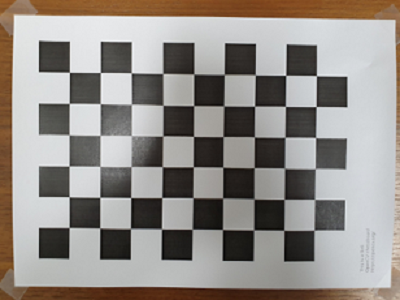
#> input picture cal/cal1.png, 400 x 300 px; its folder holds only this picture in this run
$ python 3D_Reconstruction_With_Feature_Matching.py
#> lines starting #> are read from the running program, lines starting #| are printed output that depends on the picture; long printed decimals are rounded
#!/usr/bin/env python
# coding: utf-8

# # [SWCON336] Robot Sensor Data processing
#
# Professor: Hyo Seok Hwang (hyoseok@khu.ac.kr)
#
# Teaching Assistant: Hee Joon Moon (wilko97@khu.ac.kr)
#
# * 본 실습과제에 대한 질문은 수업도우미 문희준(wilko97@khu.ac.kr)에게 메일 주시면 됩니다.

# # Feature기반 3차원 복원
#
# 본 실습과제에서는 2장의 이미지에서 공통된 특징점들을 SIFT알고리즘을 이용하여 추출한 이후, 이 점들에 대해서 3차원 scene을 복원합니다.<br>
#
#
# # 실습 내용
# - Camera Calibration
# - Feature Matching과 RANSAC을 이용한 Outlier rejection
# - Fundamental Matrix 구하기
# - Fundamental Matrix를 이용한 Essential Matrix 구하기
# - Essential Matrix를 이용한 Camera Pose 추정
# - Triangulation을 이용한 3차원 추정
# - Perspective n-point
# - Bundle Adjustment
#
# # Reference
# - https://cmsc426.github.io/sfm/
# - https://github.com/Ashok93/Structure-From-Motion-SFM-/blob/master/main.py

# # 필요 라이브러리 설치 및 임포트
# 본 과제에서는 Numpy, matplotlib, openCV, open3d를 이용합니다.<br>
# 아래의 코드에서 필요한 라이브러리의 주석을 제거하여 설치하면 됩니다

# pip install numpy # Numpy 설치
# pip install matplotlib # Matplotlib 설치
# pip install opencv-contrib-python opencV # Jupyter notebook에서 opencv를 실행하기 위해 설치합니다
# pip install open3d # 3차원 점들의 시각화를 위한 라이브러리인 open3d를 설치합니다


# Import libraries
import numpy as np
import cv2
import glob
import open3d as o3d
import matplotlib.pyplot as plt

##########################################################################################################
# # Camera Calibration

# - OpenCV Checkerboard: https://docs.opencv.org/4.x/da/d0d/tutorial_camera_calibration_pattern.html
# - OpenCV Calibration: https://docs.opencv.org/3.4/dc/dbb/tutorial_py_calibration.html
# - https://learnopencv.com/camera-calibration-using-opencv/

# In[3]:


# Set directory path (images capturing check pattern)
calibration_dir_path = 'cal/cal*.png'
calibration_images = glob.glob(calibration_dir_path)


# In[4]:


# intrinsic parameters and distortion coefficient
# With these parameter, you can get undistorted image and new intrinsic parameter of them (K_undist)
K = np.array([], dtype=np.float32) # camera intrinsic parameter
dist = np.array([], dtype=np.float32) # distortion coefficient

# new matrix for undistorted intrinsic parameter
K_undist = np.array([], dtype=np.float32)

print(K)


# In[5]:


# termination criteria
criteria = (cv2.TERM_CRITERIA_EPS + cv2.TERM_CRITERIA_MAX_ITER, 24, 0.001)


# In[6]:


# prepare object points, like (0,0,0), (1,0,0), (2,0,0) ....,(6,5,0)
objp = np.zeros((6*9, 3), np.float32)
objp[:,:2] = np.mgrid[0:9,0:6].T.reshape(-1,2)


# In[7]:


# Arrays to store object points and image points from all the images.
objpoints = [] # 3d point in real world space
imgpoints = [] # 2d points in image plane.


# In[8]:


for fname in calibration_images:
    img = cv2.imread(fname)
#> img is the input picture: shape (300, 400, 3); mean B, G, R 137.3, 142.2, 147.4
    gray = cv2.cvtColor(img, cv2.COLOR_BGR2GRAY)
    h, w = img.shape[:2]
#> h = 300; w = 400

    # Find the chess board corners
    ret, corners = cv2.findChessboardCorners(gray, (9, 6), None)
#> ret = True; corners = 54 rows, first 8: [69.33, 72.23], [100.2, 72.52], [131.2, 72.86], [162.8, 73.41], [193.8, 74.03], [224.4, 74.39], [255.4, 75.02], [285.7, 75.25]

    # If found, add object points, image points(after refining them)
    if ret == True:
        objpoints.append(objp)
        corners2 = cv2.cornerSubPix(gray, corners, (1, 1), (-1, -1), criteria)
#> corners2 = 54 rows, first 8: [69.81, 72.46], [101.1, 72.54], [131.5, 73.29], [162.8, 73.41], [193.1, 73.77], [224.4, 74.39], [255.4, 75.02], [285.7, 75.25]
        imgpoints.append(corners)


# In[9]:

# Calibration
ret, K, dist, rvecs, tvecs = cv2.calibrateCamera(objpoints, imgpoints, gray.shape[::-1], None, None)
#> ret = 0.528; K = [[1357.3, 0, 204.4], [0, 1371.8, 139.7], [0, 0, 1]]; dist = [[8.5, -1061.5, 0.00553, -0.0311, 37218.8]]; rvecs = ([0.0637, 0.0315, 0.0109],); tvecs = ([-4.35, -2.16, 44.92],)

# New undistorted intrinsic parameter
K_undist, roi = cv2.getOptimalNewCameraMatrix(K,dist,(w, h),1, (w, h))
#> K_undist = [[1416.4, 0, 201.1], [0, 1386.6, 140.1], [0, 0, 1]]; roi = (68, 38, 272, 203)


# In[10]:


print('1-1. Calibration: K matrix') # Intrinsic parameter K 출력
print(K)
#| [[1.35731847e+03 0.00000000e+00 2.04394299e+02]
#|  [0.00000000e+00 1.37178347e+03 1.39718671e+02]
#|  [0.00000000e+00 0.00000000e+00 1.00000000e+00]]
print('1-2. Calibration: distortion coefficients') # Intrinsic parameter 보정 계수 출력
print(dist)
#| [[ 8.49809346e+00 -1.06151257e+03  5.52699171e-03 -3.10922632e-02
#|    3.72187831e+04]]
print('1-3. Calibration: Undistorted K matrix') # 보정된 Intrinsic parameter K 출력
print(K_undist)
#| [[1.41638424e+03 0.00000000e+00 2.01068441e+02]
#|  [0.00000000e+00 1.38655135e+03 1.40088803e+02]
#|  [0.00000000e+00 0.00000000e+00 1.00000000e+00]]

for fname in calibration_images:
    img = cv2.imread(fname)
    gray = cv2.cvtColor(img, cv2.COLOR_BGR2GRAY)
    h, w = img.shape[:2]
    img_undist = cv2.undistort(gray, K, dist, None, K_undist)


# Set your left and right images
# Image size must be same with calibration Images size(=checkboards Images size)
imgL = cv2.imread('left2.jpg')
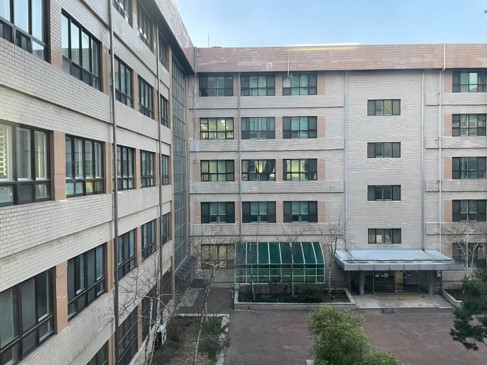
#> input picture Reconstruction_with_Features/left2.jpg, 487 x 365 px
#> imgL is the input picture: shape (365, 487, 3); mean B, G, R 141.1, 139.6, 132.7
imgR = cv2.imread('right2.jpg')
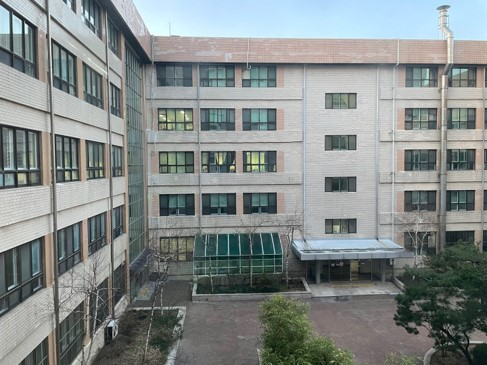
#> input picture Reconstruction_with_Features/right2.jpg, 487 x 365 px
#> imgR is the input picture: shape (365, 487, 3); mean B, G, R 136.9, 137.9, 131.5

# convert to grayscale
grayL = cv2.cvtColor(imgL, cv2.COLOR_BGR2GRAY)
grayR = cv2.cvtColor(imgR, cv2.COLOR_BGR2GRAY)

# Convert to undistorted images
imgLU = np.array([]) # imgLU: undistorted image of imgL
imgRU = np.array([]) # imgRU: undistorted image of imgR
grayLU = np.array([]) # grayLU: undistorted image of grayL
grayRU = np.array([]) # grayRU: undistorted image of grayR

# undistorted images 얻기
imgLU = cv2.undistort(imgL, K, dist, None, K_undist)
imgRU = cv2.undistort(imgR, K, dist, None, K_undist)
grayLU = cv2.undistort(grayL, K, dist, None, K_undist)
grayRU = cv2.undistort(grayR, K, dist, None, K_undist)

# Display Original Image and Undistorted Image
cv2.imshow('original image', grayL)
cv2.waitKey(0)
cv2.imshow('undistorted image', grayLU)
cv2.waitKey(0)
cv2.destroyAllWindows()

# Plot function
# 2개의 좌우 이미지에서 검출된 특징점들을 선들로 이어주어 시각화 하는 함수입니다
def drawlines(img1, img2, lines, pts1, pts2):

    ''' img1 - image on which we draw the epilines for the points in
        img2 lines - corresponding epilines '''

    r, c = img1.shape
    img1 = cv2.cvtColor(img1, cv2.COLOR_GRAY2BGR)
    img2 = cv2.cvtColor(img2, cv2.COLOR_GRAY2BGR)

    for r, pt1, pt2 in zip(lines, pts1, pts2):
        color = tuple(np.random.randint(0, 255, 3).tolist())
        x0, y0 = map(int, [0, -r[2] / r[1]])
        x1, y1 = map(int, [c, -(r[2] + r[0] * c) / r[1]])
        img1 = cv2.line(img1, (x0, y0), (x1, y1), color, 1)
        img1 = cv2.circle(img1, tuple(pt1), 5, color, -1)
        img2 = cv2.circle(img2, tuple(pt2), 5, color, -1)
    return img1, img2

########################################################################################################################
# # Feature matching using SIFT algorithm
########################################################################################################################

# Create SIFT
# sift = cv2.xfeatures2d.SIFT_create() # OpenCV 4.5 미만 버젼 사용중일 시
sift = cv2.SIFT_create() # OpenCV 4.5 이상의 버전 사용중일 시

# Find keypoints and descriptors using SIFT
kp1, des1 = sift.detectAndCompute(imgLU, None)
#> kp1 = 1387 keypoints; strongest (x, y, size): (17, 18, 3.5), (39, 12, 5), (60, 15, 3.8), (15, 27, 4)
kp2, des2 = sift.detectAndCompute(imgRU, None)
#> kp2 = 1482 keypoints; strongest (x, y, size): (15, 24, 3.4), (42, 10, 3.4), (12, 39, 4.1), (65, 5, 2.6)

# FLANN Parameters
FLANN_INDEX_KDTREE = 1
index_params = dict(algorithm=FLANN_INDEX_KDTREE, trees=5)
search_params = dict(checks=50)

# FLANN Matcher
flann = cv2.FlannBasedMatcher(index_params, search_params)

# Matching
matches = flann.knnMatch(des1, des2, k=2)
#> matches = 1387 matches
good = []
pts1 = []
pts2 = []

# Get Matched points under distance's threshold
for i, (m, n) in enumerate(matches):
    if m.distance < 0.8 * n.distance:
        good.append([m])
        pts2.append(kp2[m.trainIdx].pt)
        pts1.append(kp1[m.queryIdx].pt)
#> after the loop, good = 570 matches; pts1 = 570 pairs, first value 2.35 to 436.9, second value 8.44 to 341.8; pts2 = 570 pairs, first value 6.15 to 435.3, second value 5.13 to 337

# Draws the small circles on the locations of keypoints
img_matched = cv2.drawMatchesKnn(imgLU, kp1, imgRU, kp2, good, None, flags=2)
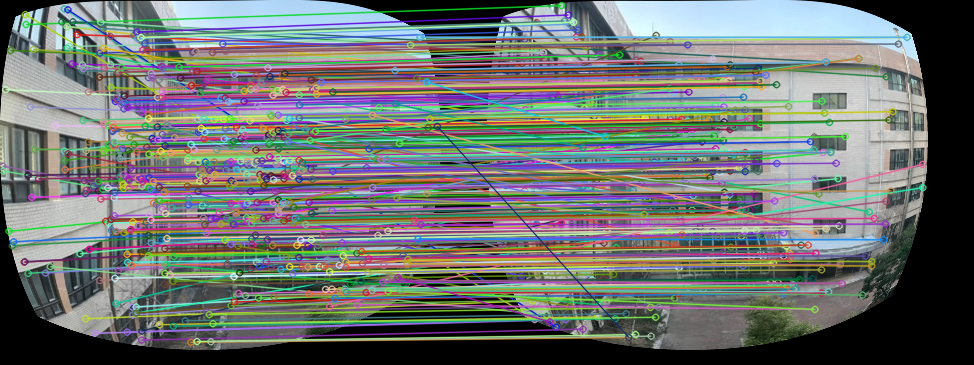
#> img_matched: shape (365, 974, 3); mean B, G, R 112.2, 114.2, 110.2
plt.imshow(img_matched)
plt.show()

# Print number of matched feature points
print('Matched Num:', len(pts1))
#| Matched Num: 570

# Set array for keypoints
pts1 = np.array(pts1)
pts2 = np.array(pts2)
F, mask = cv2.findFundamentalMat(pts1, pts2, cv2.FM_RANSAC)
#> F = [[7.58e-07, -0.000148, 0.0247], [0.000155, -1.63e-06, -0.0395], [-0.0248, 0.032, 1]]; mask = 570 values, max 1 at index 6, min 0 at index 0, mean 0.742

# We select only inlier points
pts1 = pts1[mask.ravel() == 1]
#> pts1 = 423 pairs, first value 13.11 to 416.5, second value 31.67 to 341.8
pts2 = pts2[mask.ravel() == 1]
#> pts2 = 423 pairs, first value 6.92 to 388.3, second value 14.49 to 337

# Find epilines corresponding to points in right image (second image) and drawing its lines on left image
lines1 = cv2.computeCorrespondEpilines(pts2.reshape(-1, 1, 2), 2, F)
#> lines1 = 423 rows, first 8: [0.28, 0.96, -233.1], [0.364, 0.932, -249.7], [0.364, 0.932, -249.7], [0.0388, 0.999, -177.8], [0.0453, 0.999, -179.4], [-0.262, 0.965, -94.7], [-0.498, 0.867, -17.83], [0.0584, 0.998, -182.6]
lines1 = lines1.reshape(-1, 3)
img5, img6 = drawlines(grayLU, grayRU, lines1, np.int32(pts1), np.int32(pts2))
#> the loop in drawlines, `for r, pt1, pt2 in zip(lines, pts1, pts2):` made 423 passes
#> (r, pt1, pt2, color, y0, y1) on passes 1 to 3: ([0.28, 0.96, -233.1], [13, 241], [6, 217], (172, 47, 117), 242, 100), ([0.364, 0.932, -249.7], [23, 261], [14, 234], (192, 67, 251), 268, 77), ([0.364, 0.932, -249.7], [24, 261], [14, 234], (195, 103, 9), 268, 77)
#> after the loop in drawlines, `for r, pt1, pt2 in zip(lines, pts1, pts2):`:
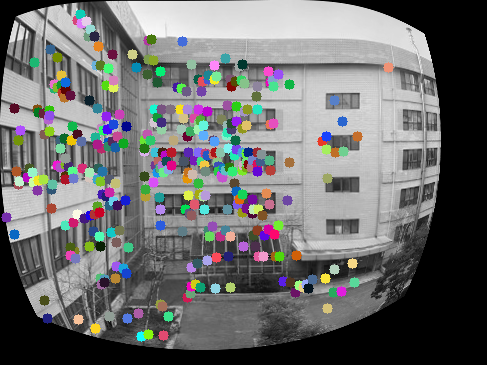
#> img2: shape (365, 487, 3); mean B, G, R 109.7, 109.6, 109

# Find epilines corresponding to points in left image (first image) and drawing its lines on right image
lines2 = cv2.computeCorrespondEpilines(pts1.reshape(-1, 1, 2), 1, F)
#> lines2 = 423 rows, first 8: [-0.28, -0.96, 212.8], [-0.361, -0.932, 225.9], [-0.361, -0.933, 225.9], [-0.0338, -0.999, 166.3], [-0.0505, -0.999, 169.8], [0.251, -0.968, 100.4], [0.48, -0.877, 36.79], [-0.0723, -0.997, 174.3]
lines2 = lines2.reshape(-1, 3)
img3, img4 = drawlines(grayLU, grayRU, lines2, np.int32(pts1), np.int32(pts2))
#> the loop in drawlines (call 2), `for r, pt1, pt2 in zip(lines, pts1, pts2):` made 423 passes
#> (r, pt1, pt2, color, y0, y1) on passes 1 to 3: ([-0.28, -0.96, 212.8], [13, 241], [6, 217], (22, 109, 139), 221, 79), ([-0.361, -0.932, 225.9], [23, 261], [14, 234], (11, 161, 135), 242, 53), ([-0.361, -0.933, 225.9], [24, 261], [14, 234], (119, 26, 48), 242, 53)
#> pass 1, in drawlines (call 2), `img1 = cv2.line(img1, (x0, y0), (x1, y1), color, 1)`:
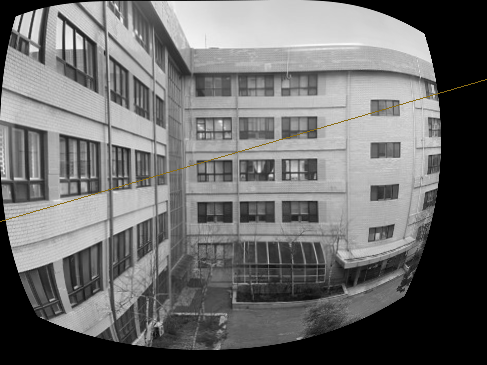
#> img1: shape (365, 487, 3); mean B, G, R 108.7, 109, 109.1
#> after the loop in drawlines (call 2), `for r, pt1, pt2 in zip(lines, pts1, pts2):`:
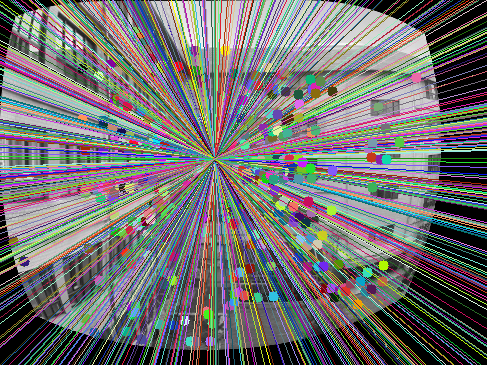
#> img1: shape (365, 487, 3); mean B, G, R 113, 112.2, 113.6
#> after the loop in drawlines (call 2), `for r, pt1, pt2 in zip(lines, pts1, pts2):`:
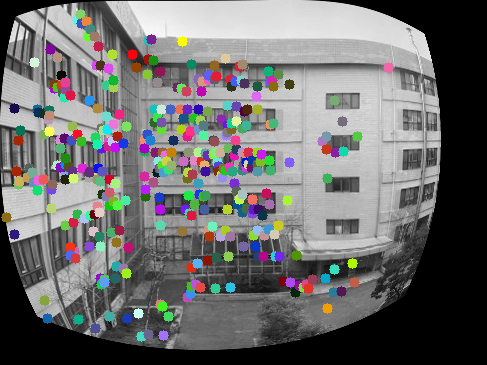
#> img2: shape (365, 487, 3); mean B, G, R 109.1, 109.3, 109.5

# Display
plt.imshow(img5)
plt.show()

plt.imshow(img6)
plt.show()


# Find new Essential matrix from Fundatmental matrix above.<br>
# Also find projection matrix per each image

# In[18]:


E = np.matmul(np.matmul(np.transpose(K), F), K)
#> E = [[1.4, -275.5, 5.61], [288.7, -3.06, -11.04], [-4.11, 2.1, 0.115]]
R_t_0 = np.array([[1,0,0,0], [0,1,0,0], [0,0,1,0]])
R_t_1 = np.empty((3,4))
P1 = np.matmul(K, R_t_0)
#> P1 = [[1357.3, 0, 204.4, 0], [0, 1371.8, 139.7, 0], [0, 0, 1, 0]]
P2 = np.empty((3,4))
print("The new essential matrix is \n" + str(E))
#| The new essential matrix is
#| [[ 1.39625123e+00 -2.75542264e+02  5.61266668e+00]
#|  [ 2.88665986e+02 -3.06100659e+00 -1.10386221e+01]
#|  [-4.10677171e+00  2.09668546e+00  1.14821888e-01]]

retval, R, t, mask = cv2.recoverPose(E, pts1, pts2, K)
#> retval = 199; R = [[1, -0.00323, -0.0309], [0.00303, 1, -0.00648], [0.0309, 0.00638, 1]]; t = [-0.00745, -0.0142, -1]; mask = 423 values, max 255 at index 5, min 0 at index 0, mean 120

print("I+0 \n" + str(R_t_0))

print("Mullllllllllllll \n" + str(np.matmul(R, R_t_0[:3,:3])))
#| Mullllllllllllll
#| [[ 0.9995 -0.003232 -0.03092]
#|  [ 0.003033  1 -0.006478 ]
#|  [ 0.03094  0.006381  0.9995]]

R_t_1[:3,:3] = np.matmul(R, R_t_0[:3,:3])
R_t_1[:3, 3] = R_t_0[:3, 3] + np.matmul(R_t_0[:3,:3],t.ravel())

print("The R_t_0 \n" + str(R_t_0))
print("The R_t_1 \n" + str(R_t_1))

P2 = np.matmul(K, R_t_1)
#> P2 = [[1363, -3.08, 162.3, -214.5], [8.48, 1372.6, 130.8, -159.2], [0.0309, 0.00638, 1, -1]]

print("The projection matrix 1 \n" + str(P1))
#| The projection matrix 1
#| [[1.35731847e+03 0.00000000e+00 2.04394299e+02 0.00000000e+00]
#|  [0.00000000e+00 1.37178347e+03 1.39718671e+02 0.00000000e+00]
#|  [0.00000000e+00 0.00000000e+00 1.00000000e+00 0.00000000e+00]]
print("The projection matrix 2 \n" + str(P2))
#| The projection matrix 2
#| [[ 1.36298562e+03 -3.08292090e+00  1.62330340e+02 -2.14481028e+02]
#|  [ 8.48340286e+00  1.37263996e+03  1.30762273e+02 -1.59164771e+02]
#|  [ 3.09354934e-02  6.38128671e-03  9.99501013e-01 -9.99871573e-01]]


# # Triangulation
# - Reference : https://docs.opencv.org/3.4/d9/d0c/group__calib3d.html#gad3fc9a0c82b08df034234979960b778c

# In[19]:


pts1 = np.transpose(pts1)
pts2 = np.transpose(pts2)

points_3d = cv2.triangulatePoints(P1, P2, pts1, pts2)
points_3d /= points_3d[3]

opt_variables = np.hstack((P2.ravel(), points_3d.ravel(order="F")))
#> opt_variables = 1704 values, max 42144.7 at index 1322, min -6254.9 at index 1606, mean 52.73
num_points = len(pts2[0])
#> num_points = 423

X = []
Y = []
Z = []

X = np.concatenate((X, points_3d[0]))
#> X = 423 values, max 2404.1 at index 327, min -619.8 at index 398, mean 8.2
Y = np.concatenate((Y, points_3d[1]))
#> Y = 423 values, max 467.2 at index 95, min -1992.1 at index 327, mean -6.18
Z = np.concatenate((Z, points_3d[2]))
#> Z = 423 values, max 42144.7 at index 327, min -6254.9 at index 398, mean 203.1

points = np.zeros((num_points, 3))
points[:,0] = X
points[:,1] = Y
points[:,2] = Z


# # Visualization

# In[20]:


pcd = o3d.geometry.PointCloud()

#  pc_points: array(Nx3), each row composed with x, y, z in the 3D coordinate
#  pc_color: array(Nx3), each row composed with R G,B in the rage of 0~1

pc_points = np.array(points, np.float32) # 픽셀의 좌표 값
pc_color = np.array([], np.float32) # 픽셀의 RGB 값 (floating point 원래는 0~255이지만 0~1로 최대 max를 1로하기! -> 255만 나누기!)

# RGB to BGR for pc_points
imgLU = cv2.cvtColor(imgLU, cv2.COLOR_RGB2BGR)

point_color = np.transpose(pts1)
#> point_color has the same summary as pts1

for i in range(len(point_color)):
    u = np.int32(point_color[i][1])
    v = np.int32(point_color[i][0])

    # pc_colors
    pc_color = np.append(pc_color, np.array(np.float32(imgLU[u][v] / 255)))
    pc_color = np.reshape(pc_color, (-1, 3))
#> this loop made 423 passes
#> (u, v) on passes 3 to 5: (261, 24), (174, 27), (178, 38)


# In[ ]:


# add position and color to point cloud
pcd.points = o3d.utility.Vector3dVector(pc_points)
pcd.colors = o3d.utility.Vector3dVector(pc_color)
o3d.visualization.draw_geometries([pcd],
                                  zoom=0.0412,
                                  front=[0.4257, -0.2125, -0.8795],
                                  lookat=[2.6172, 2.0475, 1.532],
                                  up=[-0.0694, -0.9768, 0.2024])
cv2.destroyAllWindows()
